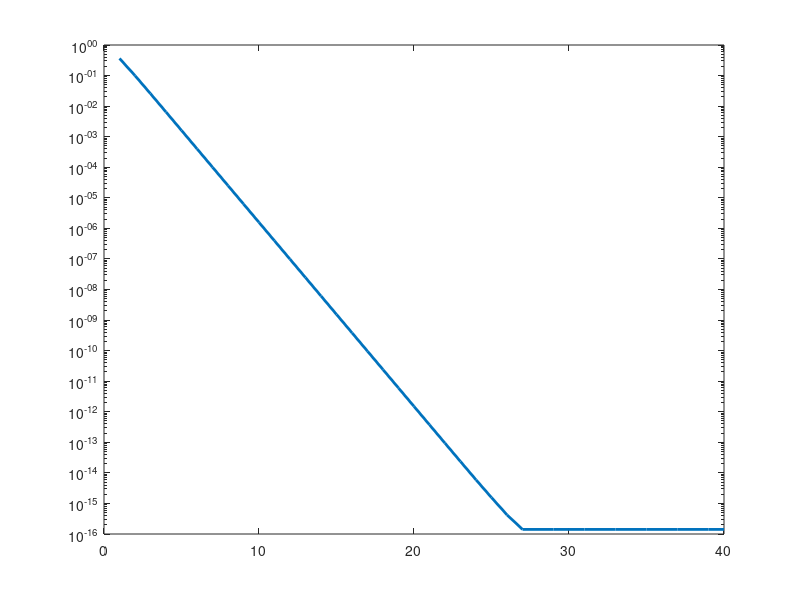

The MATLAB source for this figure:
clear all
close all
clc
disp('***********************************************')
disp('*****************esercizio_1_3*****************')
disp('***********************************************')

m = 40;
x = zeros(m,1);
x(1) = 2;
for n = 2:m
    x(n) = 2^(n-1/2)*sqrt(1-sqrt(1-4^(1-n)*x(n-1)^2));
end
errore_relativo = abs(pi-x)/abs(pi);
semilogy(1:m,errore_relativo,'linewidth',2)
pause
%espressione equivalente
m = 40;
x = zeros(m,1);
x(1) = 2;
for n = 2:m
    x(n) = x(n-1)*sqrt(2/(1+sqrt(1-4^(1-n)*x(n-1)^2)));
end
errore_relativo = abs(pi-x)/abs(pi);
semilogy(1:m,errore_relativo,'linewidth',2)
disp('**********************************************FINE ESERCIZIO**********************************************')
pause
%%%%%%%%%%%%%%%%%%%%%%%%%%%%%%%%%%%%%%%%%%%%%%%%%%%%%%%%%%%%%%%%%%%%%%%%%%%%%%%%%%%%%%%%%%%%%%%%%%%%%%%%%%%%%%%%%%
%%%%%%%%%%%%%%%%%%%%%%%%%%%%%%%%%%%%%%%%%%%%%%%%%%%%%%%%%%%%%%%%%%%%%%%%%%%%%%%%%%%%%%%%%%%%%%%%%%%%%%%%%%%%%%%%%%
clear all